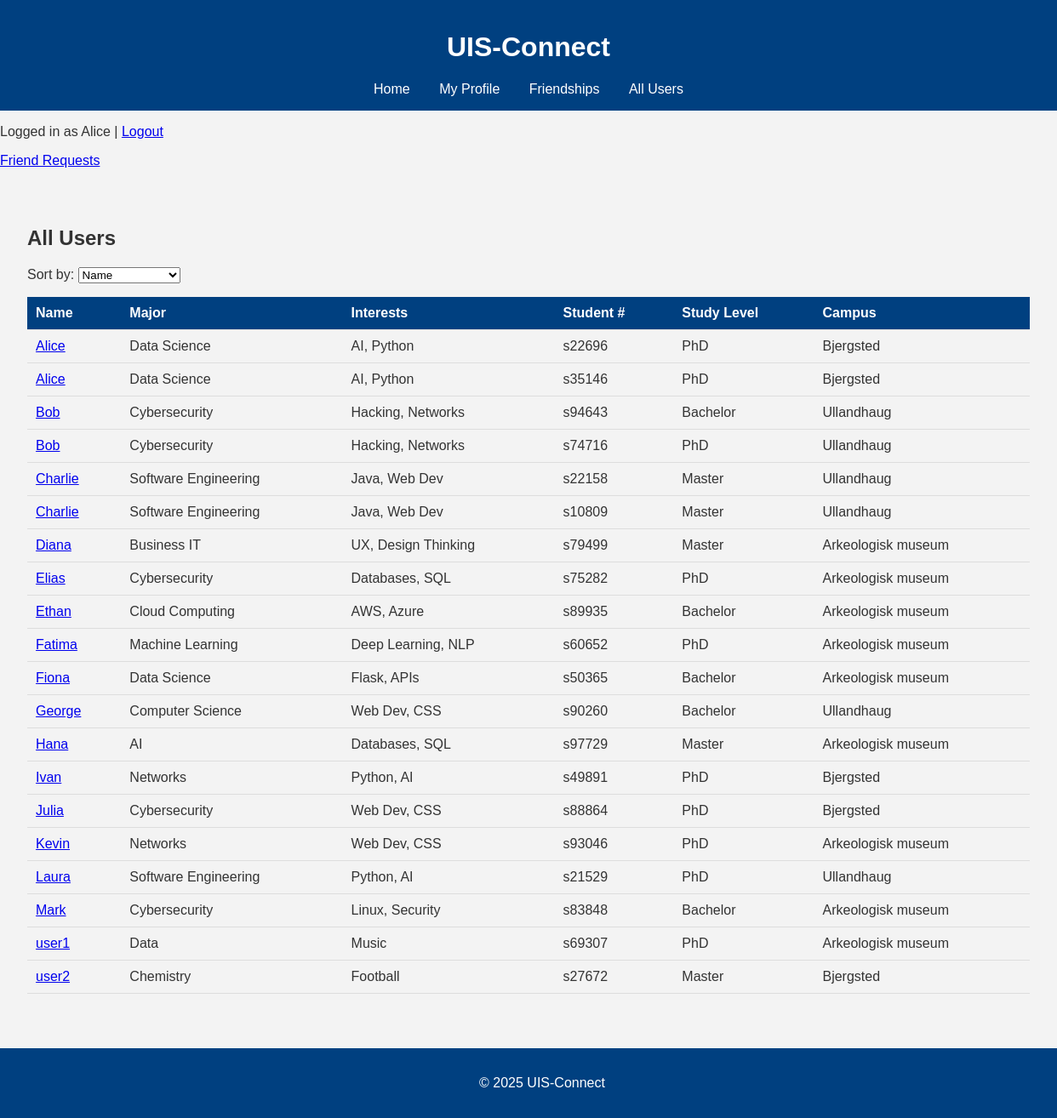
The app's page /users (signed in) with its own data.
### tables this page shows
CREATE TABLE users (
    id INTEGER PRIMARY KEY AUTOINCREMENT,
    username TEXT NOT NULL,
    major TEXT,
    interests TEXT
, study_level TEXT CHECK (study_level IN ('Bachelor', 'Master', 'PhD')), campus TEXT CHECK (campus IN ('Ullandhaug', 'Bjergsted', 'Arkeologisk museum')), student_number TEXT);

### app.py (the view)
@app.route('/users')
def users():
    sort_by = request.args.get('sort', 'username')
    allowed_sort_fields = ['username', 'major', 'interests', 'student_number', 'study_level', 'campus']
    if sort_by not in allowed_sort_fields:
        sort_by = 'username'
    conn = get_db_connection()
    users = conn.execute(f"""
        SELECT id, username, major, interests, student_number, study_level, campus
        FROM users
        ORDER BY {sort_by} ASC
    """).fetchall()
    conn.close()
    return render_template('users.html', users=users, sort_by=sort_by)

### db_utils.py (called while the page is built)
def get_db_connection():
    conn = sqlite3.connect(DATABASE)
    conn.row_factory = sqlite3.Row
    return conn

### templates/users.html (shortened to what this page needs)
{% extends "base.html" %}
{% block content %}
<h2>All Users</h2>
<form method="get" action="{{ url_for('users') }}">
    <label>Sort by:</label>
    <select name="sort" onchange="this.form.submit()">
        <option value="username" {% if sort_by == 'username' %}selected{% endif %}>Name</option>
    </select>
</form>
<table>
    <thead>
        <tr>
            <th>Name</th>
            <th>Major</th>
            <th>Interests</th>
            <th>Student #</th>
            <th>Study Level</th>
            <th>Campus</th>
        </tr>
    </thead>
    <tbody>
        {% for user in users %}
        <tr>
            <td><a href="{{ url_for('view_user', user_id=user.id) }}">{{ user.username }}</a></td>
            <td>{{ user.major }}</td>
            <td>{{ user.interests }}</td>
            <td>{{ user.student_number }}</td>
            <td>{{ user.study_level }}</td>
            <td>{{ user.campus }}</td>
        </tr>
        {% endfor %}
    </tbody>
</table>
{% endblock %}

### static/style.css (style rules this page uses)
body { font-family: Arial, sans-serif; margin: 0; padding: 0; background-color: #f3f3f3; color: #333; }
form { margin-top: 1rem; }
table { width: 100%; border-collapse: collapse; margin-top: 1rem; }
th, td { padding: 10px; text-align: left; border-bottom: 1px solid #ddd; }
th { background-color: #004080; color: white; }

### records on screen
users: username "Alice", major "Data Science", interests "AI, Python", student_number "s22696", study_level "PhD", campus "Bjergsted"
users: username "Alice", major "Data Science", interests "AI, Python", student_number "s35146", study_level "PhD", campus "Bjergsted"
users: username "Bob", major "Cybersecurity", interests "Hacking, Networks", student_number "s94643", study_level "Bachelor", campus "Ullandhaug"
users: username "Bob", major "Cybersecurity", interests "Hacking, Networks", student_number "s74716", study_level "PhD", campus "Ullandhaug"
users: username "Charlie", major "Software Engineering", interests "Java, Web Dev", student_number "s22158", study_level "Master", campus "Ullandhaug"
users: username "Charlie", major "Software Engineering", interests "Java, Web Dev", student_number "s10809", study_level "Master", campus "Ullandhaug"
users: username "Diana", major "Business IT", interests "UX, Design Thinking", student_number "s79499", study_level "Master", campus "Arkeologisk museum"
users: username "Elias", major "Cybersecurity", interests "Databases, SQL", student_number "s75282", study_level "PhD", campus "Arkeologisk museum"
users: username "Ethan", major "Cloud Computing", interests "AWS, Azure", student_number "s89935", study_level "Bachelor", campus "Arkeologisk museum"
users: username "Fatima", major "Machine Learning", interests "Deep Learning, NLP", student_number "s60652", study_level "PhD", campus "Arkeologisk museum"
users: username "Fiona", major "Data Science", interests "Flask, APIs", student_number "s50365", study_level "Bachelor", campus "Arkeologisk museum"
users: username "George", major "Computer Science", interests "Web Dev, CSS", student_number "s90260", study_level "Bachelor", campus "Ullandhaug"
users: username "Hana", major "AI", interests "Databases, SQL", student_number "s97729", study_level "Master", campus "Arkeologisk museum"
users: username "Ivan", major "Networks", interests "Python, AI", student_number "s49891", study_level "PhD", campus "Bjergsted"
users: username "Julia", major "Cybersecurity", interests "Web Dev, CSS", student_number "s88864", study_level "PhD", campus "Bjergsted"
users: username "Kevin", major "Networks", interests "Web Dev, CSS", student_number "s93046", study_level "PhD", campus "Arkeologisk museum"
users: username "Laura", major "Software Engineering", interests "Python, AI", student_number "s21529", study_level "PhD", campus "Ullandhaug"
users: username "Mark", major "Cybersecurity", interests "Linux, Security", student_number "s83848", study_level "Bachelor", campus "Arkeologisk museum"
users: username "user1", major "Data", interests "Music", student_number "s69307", study_level "PhD", campus "Arkeologisk museum"
users: username "user2", major "Chemistry", interests "Football", student_number "s27672", study_level "Master", campus "Bjergsted"

### other values on screen
{{ session.username }} "Alice"
